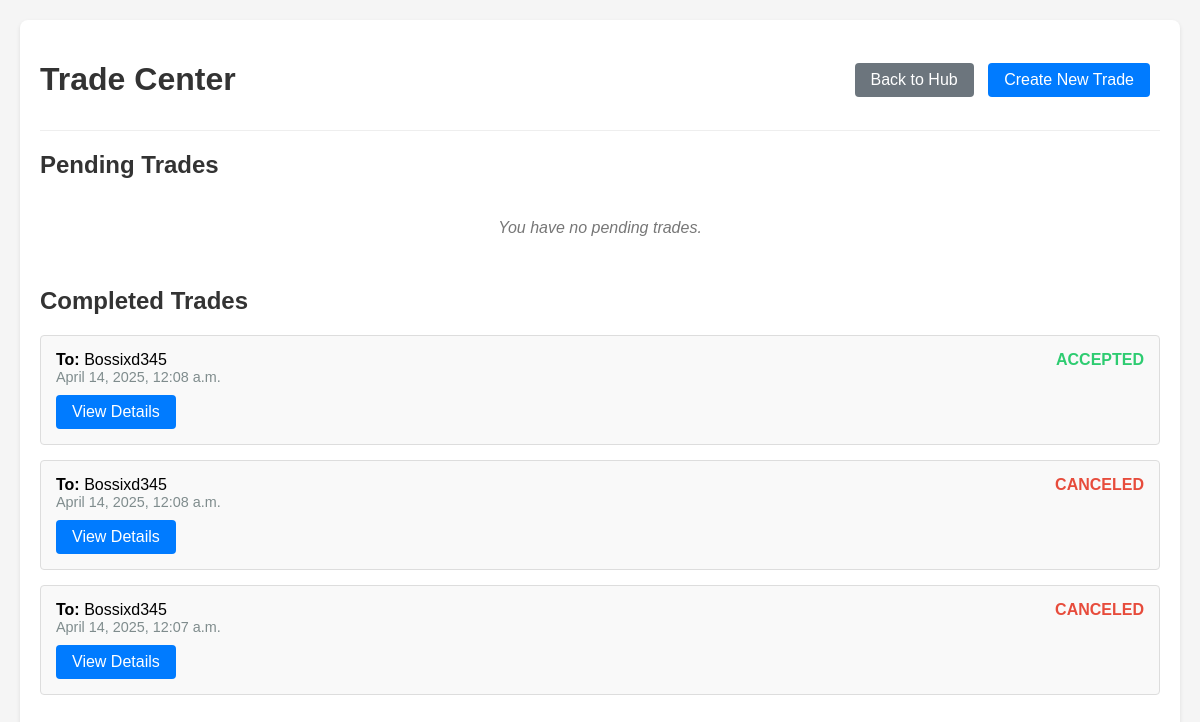
Page /trade/ (signed in) on the earlier database version.
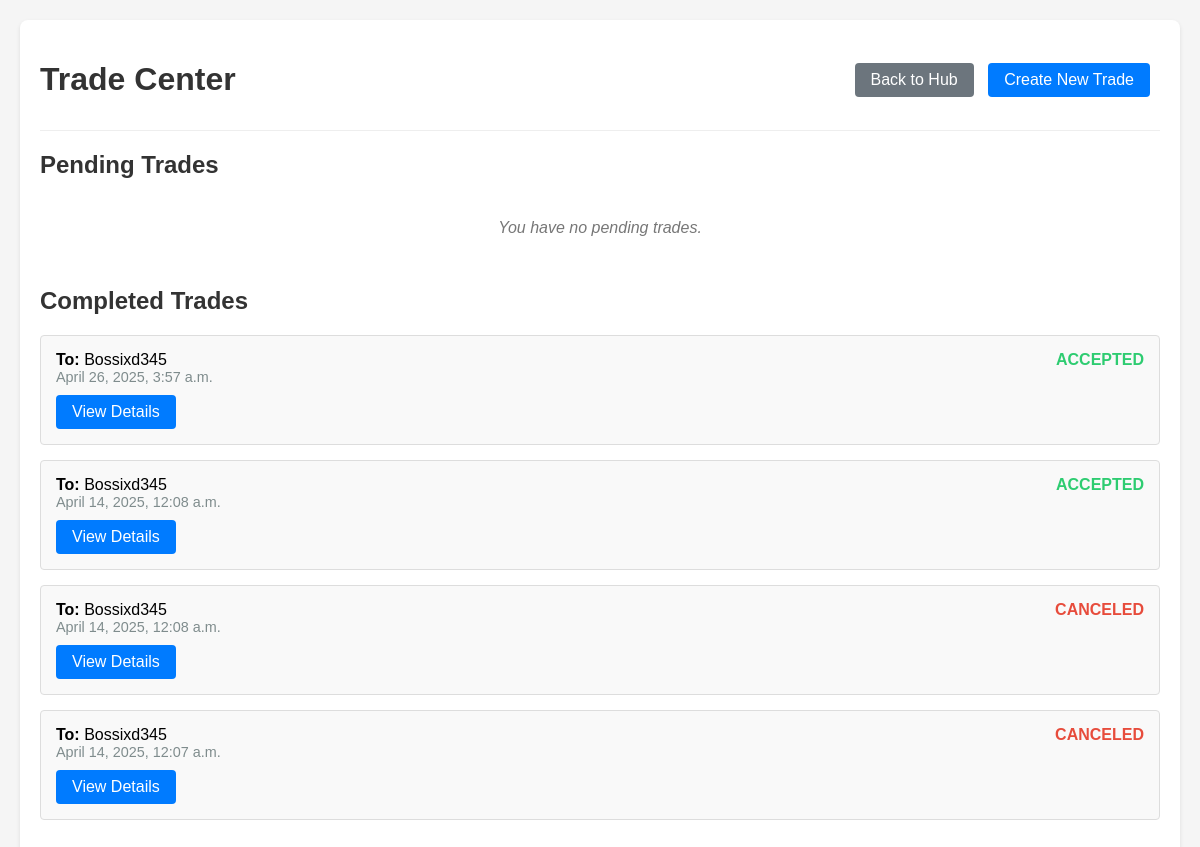
Same page on the later database version.
### trade/models.py (models this page shows, shortened)
class Trade(models.Model):
    STATUS_CHOICES = (
        ('pending', 'Pending'),
        ('accepted', 'Accepted'),
        ('rejected', 'Rejected'),
        ('canceled', 'Canceled'),
    )
    sender = models.ForeignKey(Profile, on_delete=models.CASCADE, related_name='sent_trades')
    receiver = models.ForeignKey(Profile, on_delete=models.CASCADE, related_name='received_trades')
    status = models.CharField(max_length=10, choices=STATUS_CHOICES, default='pending')
    created_at = models.DateTimeField(auto_now_add=True)
    updated_at = models.DateTimeField(auto_now=True)
    sender_currency_offer = models.PositiveIntegerField(default=0)
    receiver_currency_offer = models.PositiveIntegerField(default=0)

### accounts/models.py (models this page shows, shortened)
class Profile(models.Model):
    user = models.OneToOneField(User, on_delete=models.CASCADE, related_name='profile')
    is_banned = models.BooleanField(default=False)
    currency = models.PositiveIntegerField(default=1000)

### trade/views.py (the view)
# urls.py: path('', views.trade_list, name='trade_list'),
@login_required(login_url='auths:login')
def trade_list(request):
    profile = Profile.objects.get(user=request.user)
    sent_trades = Trade.objects.filter(sender=profile).order_by('-created_at')
    received_trades = Trade.objects.filter(receiver=profile).order_by('-created_at')
    pending_trades = Trade.objects.filter(
        Q(sender=profile) | Q(receiver=profile),
        status='pending'
    ).order_by('-created_at')
    completed_trades = Trade.objects.filter(
        Q(sender=profile) | Q(receiver=profile),
        status__in=['accepted', 'rejected', 'canceled']
    ).order_by('-created_at')
    context = {
        'profile': profile,
        'sent_trades': sent_trades,
        'received_trades': received_trades,
        'pending_trades': pending_trades,
        'completed_trades': completed_trades,
    }
    return render(request, 'trade/trade_list.html', context)

### trade/templates/trade/trade_list.html (shortened to what this page needs)
<!DOCTYPE html> <html lang="en"> <head> </head> <body> <div class="container"> <div class="header"> <h1>Trade Center</h1> <div> <a href="/pokehub/hub" class="btn btn-back">Back to Hub</a> <a href="{% url 'trade:new_trade' %}" class="btn">Create New Trade</a> </div> </div>
    <div class="trade-section">
        <h2>Pending Trades</h2>
        {% if pending_trades %}
            <div class="trade-list">
                {% for trade in pending_trades %}
                    <div class="trade-item">
                        <div class="trade-details">
                            <div>
                                {% if trade.sender == profile %}
                                    <strong>To:</strong> {{ trade.receiver.user.username }}
                                {% else %}
                                    <strong>From:</strong> {{ trade.sender.user.username }}
                                {% endif %}
                            </div>
                            <div class="trade-status status-{{ trade.status }}">{{ trade.status|upper }}</div>
                        </div>
                        <div class="trade-date">{{ trade.created_at|date:"F j, Y, g:i a" }}</div>
                        <div style="margin-top: 10px;">
                            <a href="{% url 'trade:trade_detail' trade_id=trade.id %}" class="btn">View Details</a>
                        </div>
                    </div>
                {% endfor %}
            </div>
        {% else %}
            <p class="empty-notice">You have no pending trades.</p>
        {% endif %}
    </div>
    <div class="trade-section">
        <h2>Completed Trades</h2>
        {% if completed_trades %}
            <div class="trade-list">
                {% for trade in completed_trades %}
                    <div class="trade-item">
                        <div class="trade-details">
                            <div>
                                {% if trade.sender == profile %}
                                    <strong>To:</strong> {{ trade.receiver.user.username }}
                                {% else %}
                                    <strong>From:</strong> {{ trade.sender.user.username }}
                                {% endif %}
                            </div>
                            <div class="trade-status status-{{ trade.status }}">{{ trade.status|upper }}</div>
                        </div>
                        <div class="trade-date">{{ trade.created_at|date:"F j, Y, g:i a" }}</div>
                        <div style="margin-top: 10px;">
                            <a href="{% url 'trade:trade_detail' trade_id=trade.id %}" class="btn">View Details</a>
                        </div>
                    </div>
                {% endfor %}
            </div>
        {% else %}
            <p class="empty-notice">You have no completed trades.</p>
        {% endif %}
    </div>
</div>
</body> </html>

### trade/templates/trade/trade_list.html (style rules this page uses)
body { font-family: Arial, sans-serif; margin: 0; padding: 20px; background-color: #f5f5f5; }
.container { max-width: 1200px; margin: 0 auto; background: white; padding: 20px; border-radius: 8px; box-shadow: 0 2px 4px rgba(0,0,0,0.1); }
h1, h2, h3 { color: #333; }
.header { display: flex; justify-content: space-between; align-items: center; margin-bottom: 20px; padding-bottom: 10px; border-bottom: 1px solid #eee; }
.btn { display: inline-block; background: #007bff; color: white; padding: 8px 16px; text-decoration: none; border-radius: 4px; margin-right: 10px; }
.btn-back { background: #6c757d; }
.trade-list { margin-top: 20px; }
.trade-item { background: #f9f9f9; border: 1px solid #ddd; border-radius: 4px; padding: 15px; margin-bottom: 15px; }
.trade-details { display: flex; justify-content: space-between; }
.trade-status { font-weight: bold; }
.status-accepted { color: #2ecc71; }
.status-rejected, .status-canceled { color: #e74c3c; }
.trade-date { color: #7f8c8d; font-size: 0.9em; }
.trade-section { margin-bottom: 30px; }
.empty-notice { color: #777; font-style: italic; text-align: center; padding: 20px; }

Differences in the rows shown:
added Trade: receiver.user.username "Bossixd345", status "ACCEPTED", created_at "April 26, 2025, 3:57 a.m."
